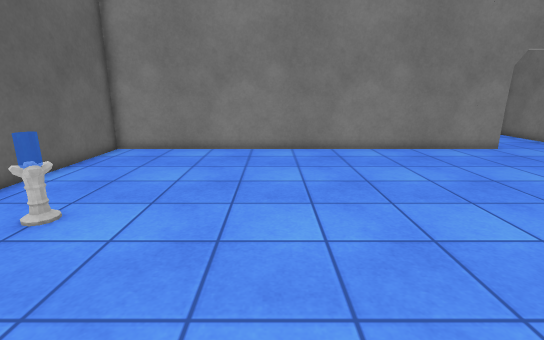
view 1 (above)

14 first-person views from a walk through a scene from a Unity 3-D project. The camera is 1.3 m above the floor, tilts 14° down and sees 85° across. Doors are open. The floor is counted in squares, 0.5 m on a side. Each view is taken from the middle of a square. On the plan, view 1 faces up. The plan holds only what a view shows up to about 19 squares ahead; the rest is blank. The place goes on beyond the plan. Surface patterns are stand-ins for the level's own textures.

view 2
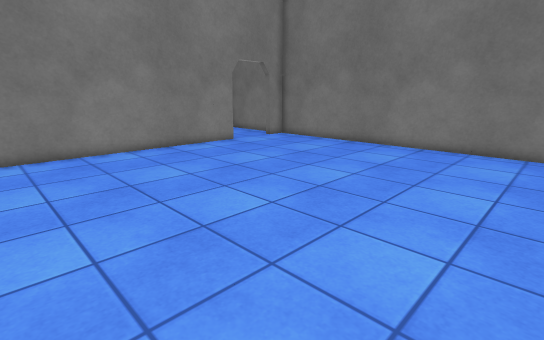

view 3
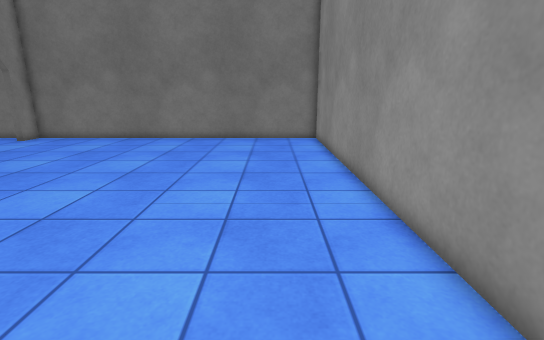

view 4
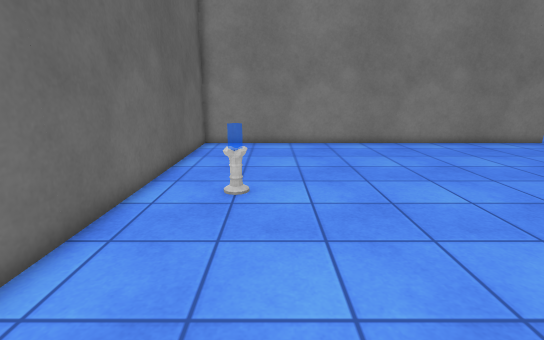

view 5
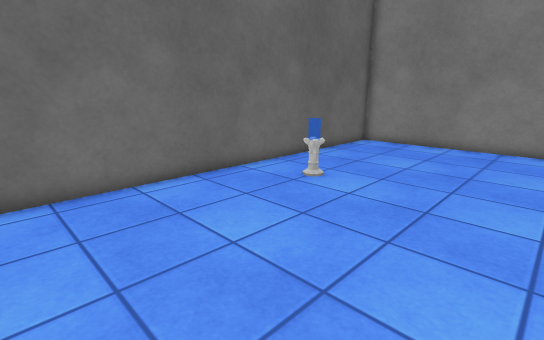

view 6
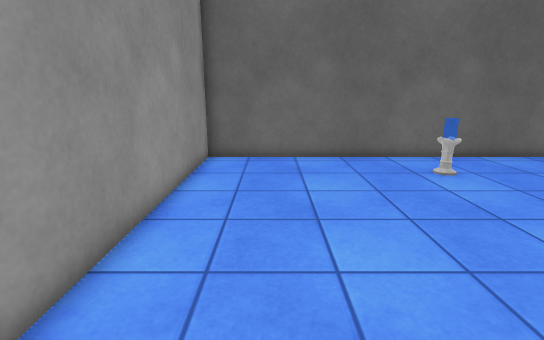

view 7
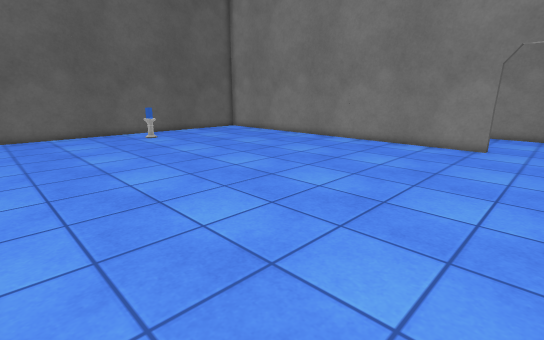

view 8
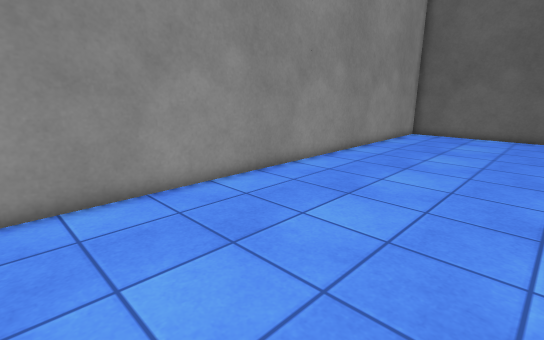

view 9
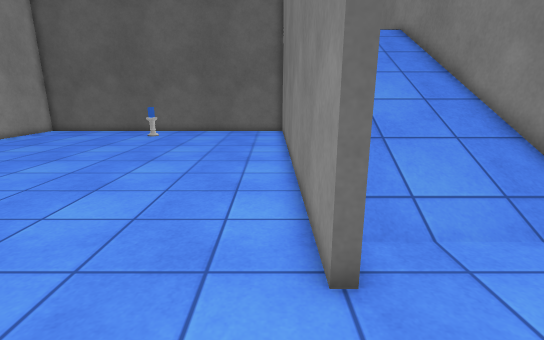

view 10
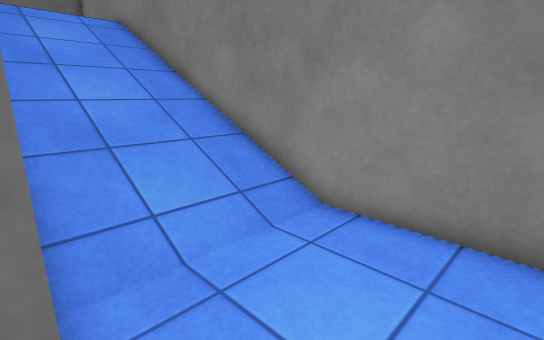

view 11
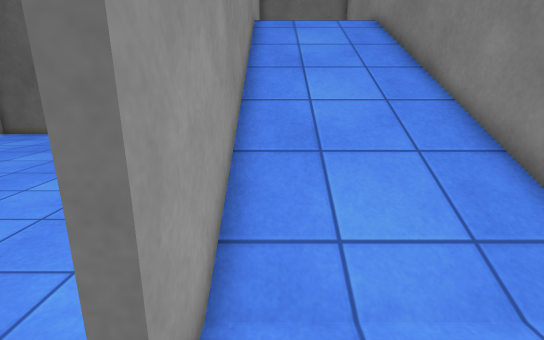

view 12
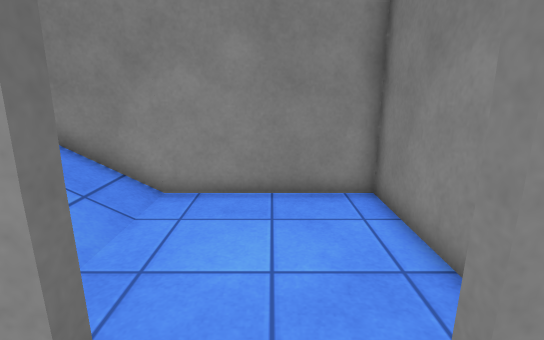

view 13
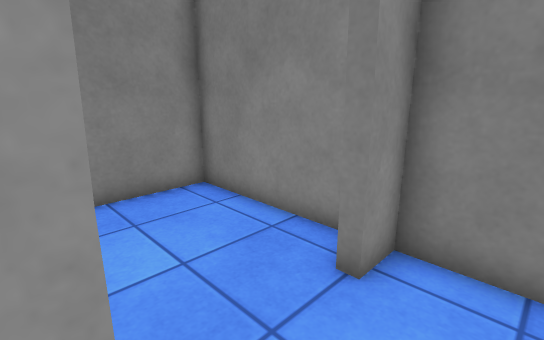

view 14
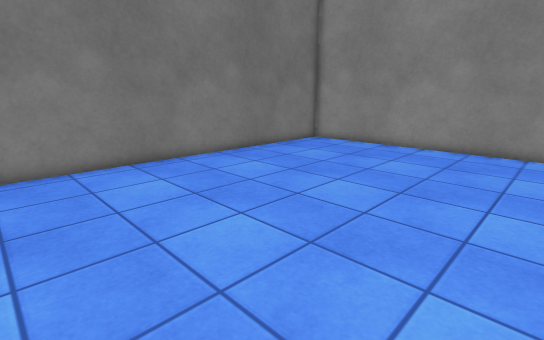

### Floor plan
Key: @ floor where view 1 was taken; # wall or solid block; . main floor; : floor 3 m higher than the main floor; / step, stairs or slope; G gem.
Columns run from 8 left of view 1 to 16 right of it. Each row starts with its distance up from view 1.
 21 #########################
 20 #     :///////////......#
 19 #     :///////////......#
 18 #     :///////////......#
 17 #     :///////////......#
 16 #     :///////////......#
 15 ####################...##
 14 #.......................#
 13 #.......................#
 12 #.......................#
 11 #.......................#
 10 #.......................#
  9 #.......................#
  8 #.......................#
  7 #.......................#
  6 #..G....................#
  5 #.......................#
  4 #.......................#
  3 #.......................#
  2 #.......................#
  1 #.......................#
  0 #.......@...............#
 -1 #.......................#
 -2 #.......................#
 -3 #########################

Positions as (right, up) in squares from view 1, and headings:
1: (0, 0), facing up
2: (0, 0), facing up-right
3: (-3, 0), facing right
4: (-4, -2), facing up
5: (1, -2), facing up-left
6: (5, 0), facing left
7: (14, -2), facing up-left
8: (14, 5), facing down-left
9: (15, 14), facing left
10: (14, 15), facing up-left
11: (13, 16), facing left
12: (13, 13), facing up
13: (11, 13), facing up-right
14: (4, 13), facing down-right
